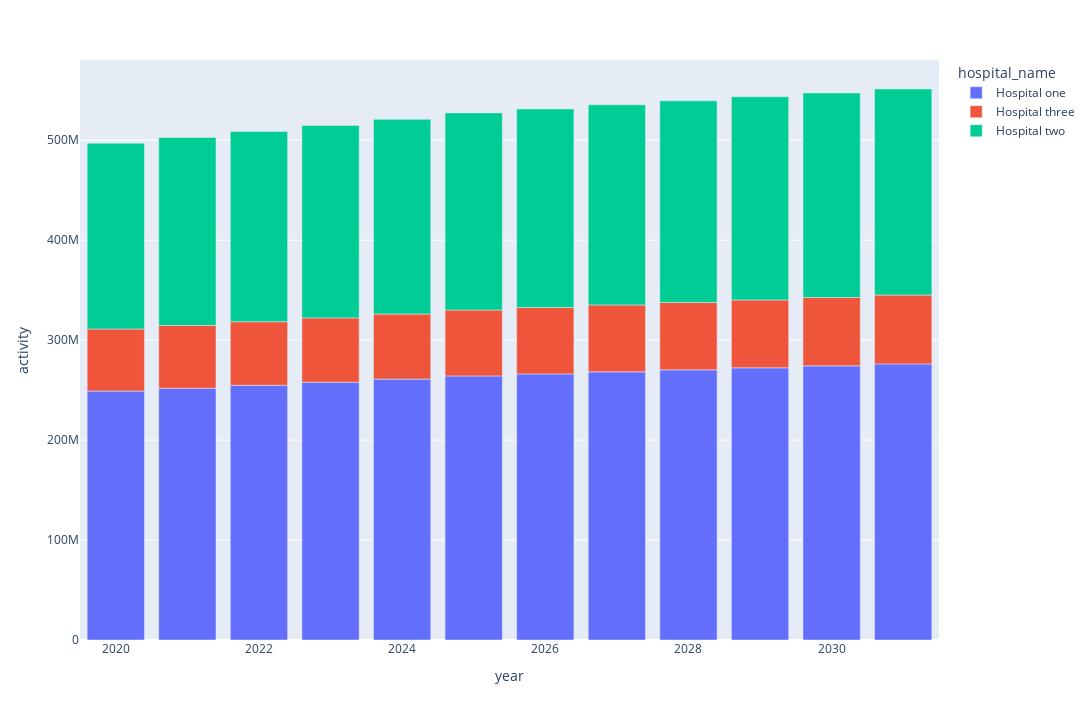

The notebook cell this image was saved under:
### Code cell
px.bar(
    cf.groupby(["year", "hospital_name"], as_index=False).agg({"activity":"sum"}),
    x="year",
    y="activity",
    color="hospital_name",
    height=720,
    width=1280,
)

### Figure 1 — Plotly figure (JSON) as saved in the notebook; plotly's stock layout.template omitted (floating-point values rounded to 4 significant figures)
{"data": [{"alignmentgroup": "True", "hovertemplate": "hospital_name=Hospital one<br>year=%{x}<br>activity=%{y}<extra></extra>", "legendgroup": "Hospital one", "marker": {"color": "#636efa"}, "name": "Hospital one", "offsetgroup": "Hospital one", "orientation": "v", "showlegend": true, "textposition": "auto", "type": "bar", "x": ["2020", "2021", "2022", "2023", "2024", "2025", "2026", "2027", "2028", "2029", "2030", "2031"], "xaxis": "x", "y": [249051014, 251900000.0, 254900000.0, 257900000.0, 261000000.0, 264200000.0, 266200000.0, 268300000.0, 270300000.0, 272300000.0, 274300000.0, 276200000.0], "yaxis": "y"}, {"alignmentgroup": "True", "hovertemplate": "hospital_name=Hospital three<br>year=%{x}<br>activity=%{y}<extra></extra>", "legendgroup": "Hospital three", "marker": {"color": "#EF553B"}, "name": "Hospital three", "offsetgroup": "Hospital three", "orientation": "v", "showlegend": true, "textposition": "auto", "type": "bar", "x": ["2020", "2021", "2022", "2023", "2024", "2025", "2026", "2027", "2028", "2029", "2030", "2031"], "xaxis": "x", "y": [62112791, 62840000.0, 63590000.0, 64370000.0, 65140000.0, 65950000.0, 66440000.0, 66930000.0, 67420000.0, 67920000.0, 68410000.0, 68890000.0], "yaxis": "y"}, {"alignmentgroup": "True", "hovertemplate": "hospital_name=Hospital two<br>year=%{x}<br>activity=%{y}<extra></extra>", "legendgroup": "Hospital two", "marker": {"color": "#00cc96"}, "name": "Hospital two", "offsetgroup": "Hospital two", "orientation": "v", "showlegend": true, "textposition": "auto", "type": "bar", "x": ["2020", "2021", "2022", "2023", "2024", "2025", "2026", "2027", "2028", "2029", "2030", "2031"], "xaxis": "x", "y": [185911965, 188000000.0, 190200000.0, 192500000.0, 194800000.0, 197200000.0, 198700000.0, 200200000.0, 201700000.0, 203200000.0, 204700000.0, 206200000.0], "yaxis": "y"}], "layout": {"barmode": "relative", "height": 720, "legend": {"title": {"text": "hospital_name"}, "tracegroupgap": 0}, "margin": {"t": 60}, "width": 1280, "xaxis": {"anchor": "y", "domain": [0, 1], "title": {"text": "year"}}, "yaxis": {"anchor": "x", "domain": [0, 1], "title": {"text": "activity"}}}}
